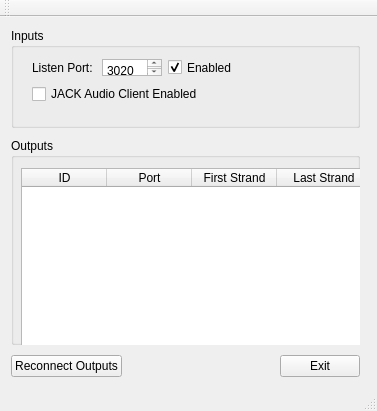
<?xml version="1.0" encoding="UTF-8"?>
<ui version="4.0">
 <class>FirenodeWindow</class>
 <widget class="QMainWindow" name="FirenodeWindow">
  <property name="geometry">
   <rect>
    <x>0</x>
    <y>0</y>
    <width>377</width>
    <height>411</height>
   </rect>
  </property>
  <property name="sizePolicy">
   <sizepolicy hsizetype="Preferred" vsizetype="Preferred">
    <horstretch>0</horstretch>
    <verstretch>0</verstretch>
   </sizepolicy>
  </property>
  <property name="windowTitle">
   <string>FirenodeWindow</string>
  </property>
  <widget class="QWidget" name="centralWidget">
   <widget class="QWidget" name="layoutWidget">
    <property name="geometry">
     <rect>
      <x>0</x>
      <y>0</y>
      <width>371</width>
      <height>371</height>
     </rect>
    </property>
    <layout class="QVBoxLayout" name="verticalLayout_2" stretch="0,1,0">
     <property name="spacing">
      <number>10</number>
     </property>
     <item>
      <widget class="QGroupBox" name="groupBox_2">
       <property name="sizePolicy">
        <sizepolicy hsizetype="Expanding" vsizetype="Expanding">
         <horstretch>0</horstretch>
         <verstretch>0</verstretch>
        </sizepolicy>
       </property>
       <property name="minimumSize">
        <size>
         <width>0</width>
         <height>100</height>
        </size>
       </property>
       <property name="title">
        <string>Inputs</string>
       </property>
       <widget class="QWidget" name="layoutWidget">
        <property name="geometry">
         <rect>
          <x>10</x>
          <y>20</y>
          <width>351</width>
          <height>65</height>
         </rect>
        </property>
        <layout class="QVBoxLayout" name="verticalLayout">
         <property name="spacing">
          <number>10</number>
         </property>
         <item>
          <layout class="QHBoxLayout" name="horizontalLayout">
           <item>
            <widget class="QLabel" name="label">
             <property name="text">
              <string>Listen Port: </string>
             </property>
            </widget>
           </item>
           <item>
            <widget class="QPlainTextEdit" name="editPort">
             <property name="maximumSize">
              <size>
               <width>60</width>
               <height>30</height>
              </size>
             </property>
             <property name="plainText">
              <string>3020</string>
             </property>
            </widget>
           </item>
           <item>
            <widget class="QCheckBox" name="cbListenEnabled">
             <property name="text">
              <string>Enabled</string>
             </property>
             <property name="checked">
              <bool>true</bool>
             </property>
            </widget>
           </item>
           <item>
            <spacer name="horizontalSpacer">
             <property name="orientation">
              <enum>Qt::Horizontal</enum>
             </property>
             <property name="sizeHint" stdset="0">
              <size>
               <width>40</width>
               <height>20</height>
              </size>
             </property>
            </spacer>
           </item>
          </layout>
         </item>
         <item>
          <widget class="QCheckBox" name="cbJackClient">
           <property name="text">
            <string>JACK Audio Client Enabled</string>
           </property>
          </widget>
         </item>
        </layout>
       </widget>
      </widget>
     </item>
     <item>
      <widget class="QGroupBox" name="groupBox">
       <property name="title">
        <string>Outputs</string>
       </property>
       <widget class="QTableWidget" name="tableWidget">
        <property name="geometry">
         <rect>
          <x>10</x>
          <y>30</y>
          <width>351</width>
          <height>211</height>
         </rect>
        </property>
        <attribute name="horizontalHeaderDefaultSectionSize">
         <number>85</number>
        </attribute>
        <attribute name="horizontalHeaderStretchLastSection">
         <bool>true</bool>
        </attribute>
        <column>
         <property name="text">
          <string>ID</string>
         </property>
        </column>
        <column>
         <property name="text">
          <string>Port</string>
         </property>
        </column>
        <column>
         <property name="text">
          <string>First Strand</string>
         </property>
        </column>
        <column>
         <property name="text">
          <string>Last Strand</string>
         </property>
        </column>
       </widget>
      </widget>
     </item>
     <item>
      <layout class="QHBoxLayout" name="horizontalLayout_2">
       <item>
        <widget class="QPushButton" name="btnReconnect">
         <property name="text">
          <string>Reconnect Outputs</string>
         </property>
        </widget>
       </item>
       <item>
        <spacer name="horizontalSpacer_2">
         <property name="orientation">
          <enum>Qt::Horizontal</enum>
         </property>
         <property name="sizeHint" stdset="0">
          <size>
           <width>40</width>
           <height>20</height>
          </size>
         </property>
        </spacer>
       </item>
       <item>
        <widget class="QPushButton" name="btnExit">
         <property name="text">
          <string>Exit</string>
         </property>
        </widget>
       </item>
      </layout>
     </item>
    </layout>
   </widget>
  </widget>
  <widget class="QToolBar" name="mainToolBar">
   <attribute name="toolBarArea">
    <enum>TopToolBarArea</enum>
   </attribute>
   <attribute name="toolBarBreak">
    <bool>false</bool>
   </attribute>
  </widget>
  <widget class="QStatusBar" name="statusBar"/>
 </widget>
 <layoutdefault spacing="6" margin="11"/>
 <resources/>
 <connections/>
</ui>
